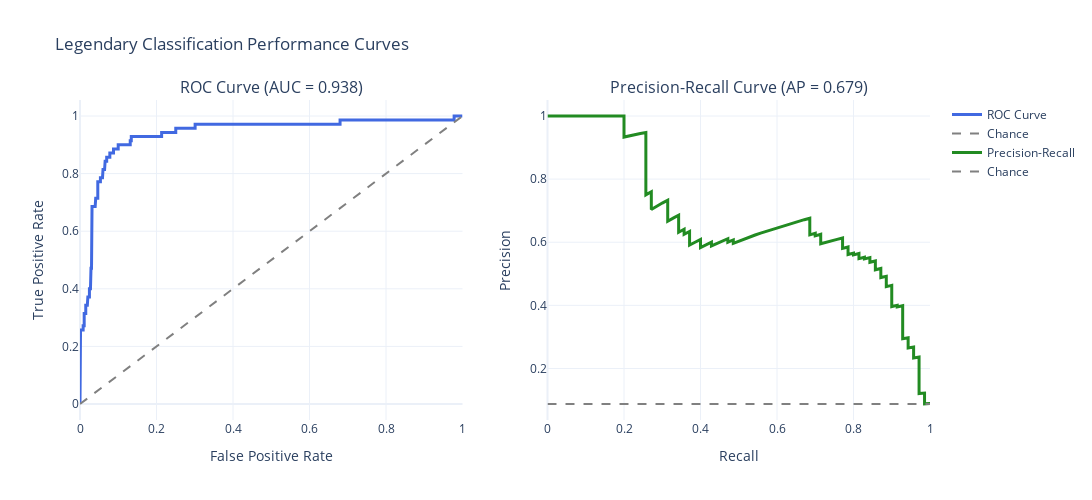

The notebook cell saved with this chart:
### Code cell
# Visualize ROC curve and Precision-Recall curve
if 'is_legendary' in pokemon_clean.columns:
    # Calculate ROC curve and AUC
    fpr, tpr, _ = roc_curve(y_legendary, y_prob)
    roc_auc = auc(fpr, tpr)
    
    # Calculate precision-recall curve and average precision
    precision, recall, _ = precision_recall_curve(y_legendary, y_prob)
    avg_precision = average_precision_score(y_legendary, y_prob)
    
    # Create subplots for ROC and Precision-Recall curves
    fig = make_subplots(rows=1, cols=2, subplot_titles=(f'ROC Curve (AUC = {roc_auc:.3f})', f'Precision-Recall Curve (AP = {avg_precision:.3f})'))
    
    # Add ROC curve
    fig.add_trace(
        go.Scatter(x=fpr, y=tpr, mode='lines', name='ROC Curve', line=dict(color='royalblue', width=3)),
        row=1, col=1
    )
    fig.add_trace(
        go.Scatter(x=[0, 1], y=[0, 1], mode='lines', name='Chance', line=dict(color='gray', width=2, dash='dash')),
        row=1, col=1
    )
    
    # Add Precision-Recall curve
    fig.add_trace(
        go.Scatter(x=recall, y=precision, mode='lines', name='Precision-Recall', line=dict(color='forestgreen', width=3)),
        row=1, col=2
    )
    fig.add_trace(
        go.Scatter(x=[0, 1], y=[sum(y_legendary)/len(y_legendary), sum(y_legendary)/len(y_legendary)], 
                  mode='lines', name='Chance', line=dict(color='gray', width=2, dash='dash')),
        row=1, col=2
    )
    
    # Update layout
    fig.update_xaxes(title_text='False Positive Rate', row=1, col=1)
    fig.update_yaxes(title_text='True Positive Rate', row=1, col=1)
    fig.update_xaxes(title_text='Recall', row=1, col=2)
    fig.update_yaxes(title_text='Precision', row=1, col=2)
    fig.update_layout(
        title='Legendary Classification Performance Curves',
        width=1200,
        height=500,
        template='plotly_white'
    )
    fig.show()

### Figure 1 — Plotly figure (JSON) as saved in the notebook; plotly's stock layout.template omitted (floating-point values rounded to 4 significant figures; data arrays with more than 128 entries replaced by an {"elided": "..."} marker saying what was removed)
{"data": [{"line": {"color": "royalblue", "width": 3}, "mode": "lines", "name": "ROC Curve", "type": "scatter", "x": [0.0, 0.0, 0.0, 0.001368, 0.001368, 0.001368, 0.008208, 0.008208, 0.01094, 0.01094, 0.01505, 0.01505, 0.01915, 0.01915, 0.02052, 0.02052, 0.02462, 0.02462, 0.02736, 0.02736, 0.02873, 0.02873, 0.0301, 0.0301, 0.03146, 0.03146, 0.03146, 0.03146, 0.03967, 0.03967, 0.04104, 0.04104, 0.04651, 0.04651, 0.05335, 0.05335, 0.05882, 0.05882, 0.06019, 0.06019, 0.0643, 0.0643, 0.06566, 0.06566, 0.06977, 0.06977, 0.07798, 0.07798, 0.08755, 0.08755, 0.09986, 0.09986, 0.1313, 0.1313, 0.1341, 0.1341, 0.145, 0.1491, 0.2134, 0.2134, 0.2503, 0.2503, 0.301, 0.301, 0.4583, 0.461, 0.6799, 0.6799, 0.7196, 0.7237, 0.7264, 0.7291, 0.9781, 0.9781, 0.9918, 0.9945, 1.0], "xaxis": "x", "y": [0.0, 0.01429, 0.2, 0.2, 0.2286, 0.2571, 0.2571, 0.2714, 0.2714, 0.3143, 0.3143, 0.3429, 0.3429, 0.3571, 0.3571, 0.3714, 0.3714, 0.4, 0.4, 0.4286, 0.4286, 0.4714, 0.4714, 0.4857, 0.4857, 0.6, 0.6714, 0.6857, 0.6857, 0.7, 0.7, 0.7143, 0.7143, 0.7714, 0.7714, 0.7857, 0.7857, 0.8, 0.8, 0.8143, 0.8143, 0.8286, 0.8286, 0.8429, 0.8429, 0.8571, 0.8571, 0.8714, 0.8714, 0.8857, 0.8857, 0.9, 0.9, 0.9143, 0.9143, 0.9286, 0.9286, 0.9286, 0.9286, 0.9429, 0.9429, 0.9571, 0.9571, 0.9714, 0.9714, 0.9714, 0.9714, 0.9857, 0.9857, 0.9857, 0.9857, 0.9857, 0.9857, 1.0, 1.0, 1.0, 1.0], "yaxis": "y"}, {"line": {"color": "gray", "dash": "dash", "width": 2}, "mode": "lines", "name": "Chance", "type": "scatter", "x": [0, 1], "xaxis": "x", "y": [0, 1], "yaxis": "y"}, {"line": {"color": "forestgreen", "width": 3}, "mode": "lines", "name": "Precision-Recall", "type": "scatter", "x": {"elided": "790 float values"}, "xaxis": "x2", "y": {"elided": "790 float values"}, "yaxis": "y2"}, {"line": {"color": "gray", "dash": "dash", "width": 2}, "mode": "lines", "name": "Chance", "type": "scatter", "x": [0, 1], "xaxis": "x2", "y": [0.08739, 0.08739], "yaxis": "y2"}], "layout": {"annotations": [{"font": {"size": 16}, "showarrow": false, "text": "ROC Curve (AUC = 0.938)", "x": 0.225, "xanchor": "center", "xref": "paper", "y": 1, "yanchor": "bottom", "yref": "paper"}, {"font": {"size": 16}, "showarrow": false, "text": "Precision-Recall Curve (AP = 0.679)", "x": 0.775, "xanchor": "center", "xref": "paper", "y": 1, "yanchor": "bottom", "yref": "paper"}], "height": 500, "title": {"text": "Legendary Classification Performance Curves"}, "width": 1200, "xaxis": {"anchor": "y", "domain": [0, 0.45], "title": {"text": "False Positive Rate"}}, "xaxis2": {"anchor": "y2", "domain": [0.55, 1], "title": {"text": "Recall"}}, "yaxis": {"anchor": "x", "domain": [0, 1], "title": {"text": "True Positive Rate"}}, "yaxis2": {"anchor": "x2", "domain": [0, 1], "title": {"text": "Precision"}}}}
